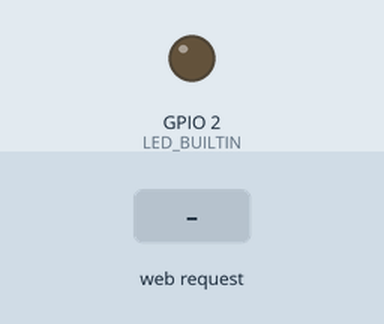
Bench run of a program on a simulated ESP8266 (NodeMCU). Parts: output pins drawn as LEDs (lit = HIGH, except the on-board LED, lit = LOW). The test bench sets the inputs (shaded band). WiFi joins after 1.5 s; servers stay silent unless stated; what the program prints to the serial monitor is not drawn.

Above: at 2.7 s.
2.8 s: HTTP request GET /toggle?state=on received
At 3.5 s:
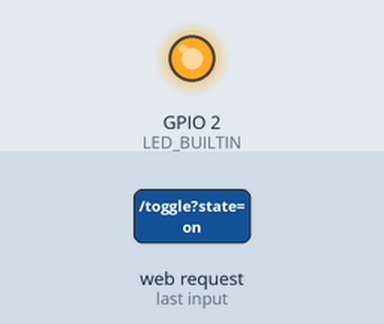
4.3 s: HTTP request GET /toggle received
At 4.6 s:
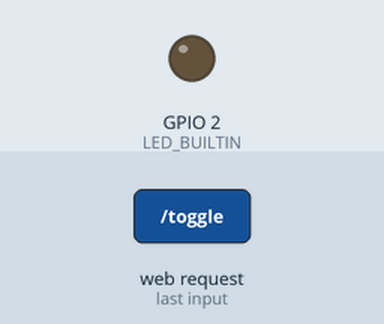
Timing chart, 0 to 7.3 s (numbered marks = the images above; inputs shaded):
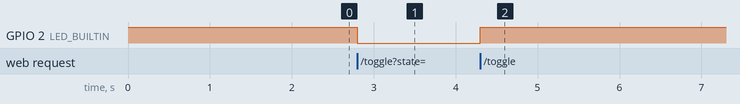

The program:

main.cpp
```cpp
#include <ESP8266WiFi.h>
#include <ESP8266WebServer.h>
#include <ESP8266WiFi.h>

const char* ssid = "YOUR_WIFI_NAME";
const char* password = "YOUR_WIFI_PASSWORD";

ESP8266WebServer server(80);

void handleRoot() {
   String page = R"rawliteral(
    <!DOCTYPE html>
    <html>
    <head>
      <title>LED Toggle</title>
      <style>
        body {
          margin: 0;
          font-family: 'Segoe UI', sans-serif;
          background: linear-gradient(135deg, #141e30, #243b55);
          color: white;
          display: flex;
          justify-content: center;
          align-items: center;
          height: 100vh;
        }

        .card {
          background-color: #ffffff10;
          padding: 40px;
          border-radius: 20px;
          box-shadow: 0 10px 25px rgba(0,0,0,0.3);
          text-align: center;
          backdrop-filter: blur(8px);
        }

        h1 {
          margin-bottom: 30px;
          font-size: 32px;
        }

        .switch {
          position: relative;
          display: inline-block;
          width: 60px;
          height: 34px;
        }

        .switch input {
          opacity: 0;
          width: 0;
          height: 0;
        }

        .slider {
          position: absolute;
          cursor: pointer;
          top: 0; left: 0;
          right: 0; bottom: 0;
          background-color: #ccc;
          transition: 0.4s;
          border-radius: 34px;
        }

        .slider:before {
          position: absolute;
          content: "";
          height: 26px; width: 26px;
          left: 4px; bottom: 4px;
          background-color: white;
          transition: 0.4s;
          border-radius: 50%;
        }

        input:checked + .slider {
          background-color: #00c851;
        }

        input:checked + .slider:before {
          transform: translateX(26px);
        }
      </style>
      <script>
        function toggleLED(checkbox) {
          const state = checkbox.checked ? "on" : "off";
          fetch("/toggle?state=" + state, { cache: "no-cache" })
            .then(response => response.text())
            .then(data => console.log(data));
        }
      </script>
    </head>
    <body>
      <div class="card">
        <h1>LED Swtich</h1>
        <label class="switch">
          <input type="checkbox" onchange="toggleLED(this)">
          <span class="slider"></span>
        </label>
      </div>
    </body>
    </html>
  )rawliteral";

  server.send(200, "text/html", page);
}

void setup() {
  Serial.begin(115200);
  pinMode(LED_BUILTIN, OUTPUT);
  digitalWrite(LED_BUILTIN, HIGH);
  WiFi.begin(ssid, password);

  while (WiFi.status() != WL_CONNECTED) {
    delay(500);
    Serial.print(".");
  }

  Serial.println("");
  Serial.print("mDNS responder started at: http://");
  Serial.println(WiFi.localIP());

  server.on("/", handleRoot);
    server.on("/toggle", []() {
    String state = server.arg("state");
    Serial.println("LED state: " + state);

    if (state == "on") {
      digitalWrite(LED_BUILTIN, LOW); // Turn ON LED
    } else {
      digitalWrite(LED_BUILTIN, HIGH); // Turn OFF LED
    }

    server.send(200, "text/plain", "LED set to " + state);
  });

  server.begin();
}

void loop() {
  server.handleClient();
}
```

Measured:
- after the input at 2.8 s, GPIO 2 (LED_BUILTIN): HIGH → LOW at once
- after the input at 4.3 s, GPIO 2 (LED_BUILTIN): LOW → HIGH at once
